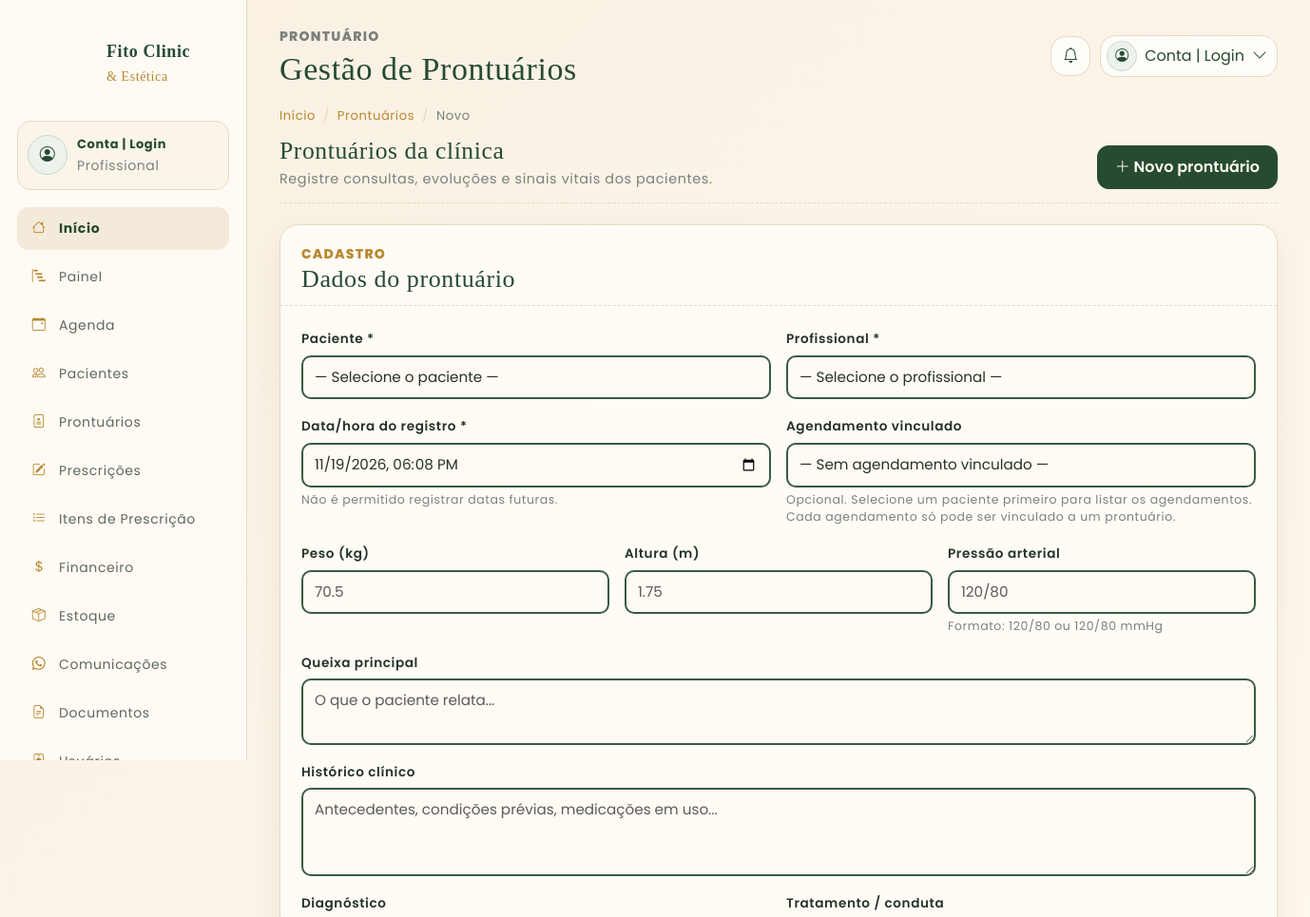
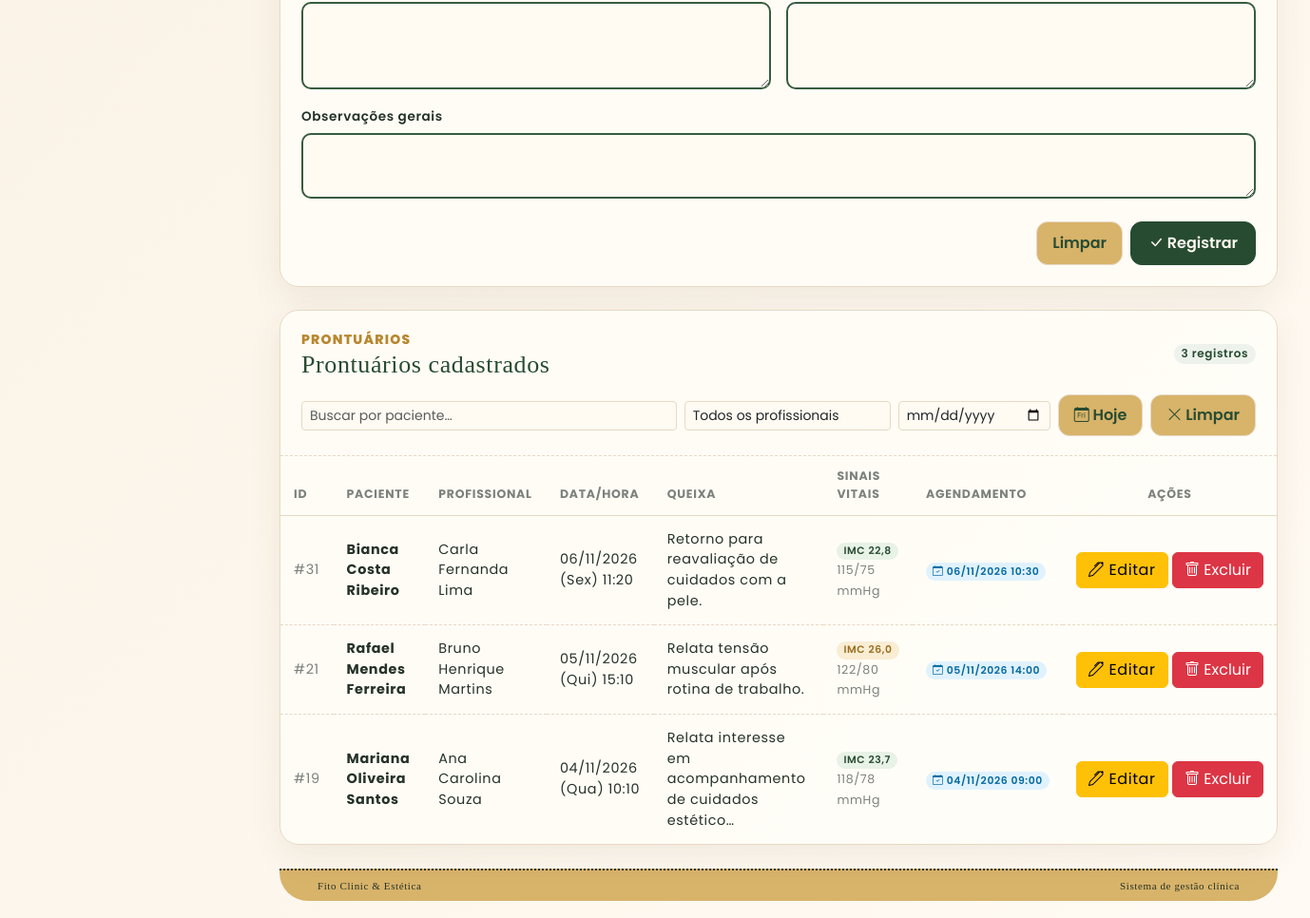
Screenshot of /pages/prontuariosPage.php (signed in) with the database file from the repository (2 pictures, top to bottom).
### tables this page shows
CREATE TABLE prontuarios (
    id BIGINT UNSIGNED AUTO_INCREMENT PRIMARY KEY,

    paciente_id BIGINT UNSIGNED NOT NULL,
    profissional_id BIGINT UNSIGNED NOT NULL,
    agendamento_id BIGINT UNSIGNED NULL,

    data_registro DATETIME NOT NULL DEFAULT CURRENT_TIMESTAMP,

    queixa TEXT NULL,
    historico_clinico TEXT NULL,
    diagnostico TEXT NULL,
    tratamento TEXT NULL,
    observacoes TEXT NULL,

    peso DECIMAL(6,2) NULL,
    altura DECIMAL(5,2) NULL,
    pressao_arterial VARCHAR(20) NULL,

    criado_em TIMESTAMP DEFAULT CURRENT_TIMESTAMP,
    atualizado_em TIMESTAMP DEFAULT CURRENT_TIMESTAMP
        ON UPDATE CURRENT_TIMESTAMP,

    CONSTRAINT fk_prontuarios_paciente
        FOREIGN KEY (paciente_id)
        REFERENCES pacientes(id)
        ON DELETE RESTRICT,

    CONSTRAINT fk_prontuarios_profissional
        FOREIGN KEY (profissional_id)
        REFERENCES usuarios(id)
        ON DELETE RESTRICT,

    CONSTRAINT fk_prontuarios_agendamento
        FOREIGN KEY (agendamento_id)
        REFERENCES agendamentos(id)
        ON DELETE SET NULL,

    INDEX idx_prontuarios_paciente (paciente_id),
    INDEX idx_prontuarios_data (data_registro)
);

CREATE TABLE pacientes (
    id BIGINT UNSIGNED AUTO_INCREMENT PRIMARY KEY,

    nome VARCHAR(150) NOT NULL,
    nome_social VARCHAR(150) NULL,

    cpf VARCHAR(14) NULL UNIQUE,
    rg VARCHAR(30) NULL,

    data_nascimento DATE NULL,
    genero ENUM(
        'masculino',
        'feminino',
        'outro',
        'nao_informado'
    ) DEFAULT 'nao_informado',

    telefone VARCHAR(30) NULL,
    whatsapp VARCHAR(30) NULL,
    email VARCHAR(150) NULL,

    endereco VARCHAR(255) NULL,
    cidade VARCHAR(100) NULL,
    estado CHAR(2) NULL,
    cep VARCHAR(10) NULL,

    contato_emergencia VARCHAR(150) NULL,
    telefone_emergencia VARCHAR(30) NULL,

    alergias TEXT NULL,
    observacoes TEXT NULL,

    criado_em TIMESTAMP DEFAULT CURRENT_TIMESTAMP,
    atualizado_em TIMESTAMP DEFAULT CURRENT_TIMESTAMP
        ON UPDATE CURRENT_TIMESTAMP
);

CREATE TABLE usuarios (
    id BIGINT UNSIGNED AUTO_INCREMENT PRIMARY KEY,

    nome VARCHAR(150) NOT NULL,
    email VARCHAR(150) NOT NULL UNIQUE,
    senha_hash VARCHAR(255) NOT NULL,

    papel ENUM(
        'admin',
        'profissional',
        'recepcionista'
    ) NOT NULL DEFAULT 'profissional',

    numero_registro VARCHAR(50) NULL,
    tipo_registro VARCHAR(50) NULL,

    telefone VARCHAR(30) NULL,

    ativo BOOLEAN NOT NULL DEFAULT TRUE,

    criado_em TIMESTAMP DEFAULT CURRENT_TIMESTAMP,
    atualizado_em TIMESTAMP DEFAULT CURRENT_TIMESTAMP
        ON UPDATE CURRENT_TIMESTAMP
);

### views/prontuariosGUI.php (the view, shortened to what the rows shown need)
<?php
function renderProntuarioTableRows(
    array $prontuarios,
    ?int $idEdicao = null,
    string $busca = '',
    int $profissionalFiltro = 0,
    string $dataFiltro = ''
): void {
    $escapar = static fn($v) => htmlspecialchars((string) $v, ENT_QUOTES, 'UTF-8');
        ?>
        <?php
    foreach ($prontuarios as $p):
        $isEdit = $idEdicao !== null && $idEdicao === $p->id;
        $rowClass = $isEdit ? 'table-warning' : '';
        $linkEditar = '?editar=' . (int) $p->id;
        $queixaResumida = $p->queixa !== null
            ? (mb_strlen($p->queixa) > 55
                ? mb_substr($p->queixa, 0, 55) . '…'
                : $p->queixa)
            : '—';
        $imc = $p->imc();
        ?>
        <tr class="<?= $rowClass ?>">
            <td class="text-fito-muted">#<?= (int) $p->id ?></td>
            <td><strong><?= $escapar($p->pacienteNome ?? '—') ?></strong></td>
            <td><?= $escapar($p->profissionalNome ?? '—') ?></td>
            <td>
                <?= $escapar($p->dataRegistroBRComDia()) ?>
            </td>
            <td title="<?= $escapar($p->queixa ?? '') ?>">
                <?= $escapar($queixaResumida) ?>
            </td>
            <td>
                <?php if ($imc !== null): ?>
                    <span class="badge rounded-pill <?= $escapar($p->imcBadgeClass()) ?>"
                        title="IMC: <?= $escapar($imc) ?> — <?= $escapar($p->imcLabel()) ?>">
                        IMC <?= $escapar(number_format($imc, 1, ',', '.')) ?>
                    </span>
                <?php endif; ?>
                <?php if (!empty($p->pressaoArterial)): ?>
                    <br><small class="text-fito-muted"><?= $escapar($p->pressaoFormatada()) ?></small>
                <?php elseif ($imc === null): ?>
                    <span class="text-fito-muted">—</span>
                <?php endif; ?>
            </td>
            <td>
                <?php if ($p->agendamentoId !== null): ?>
                    <span class="badge rounded-pill badge-agendamento-vinculado"
                        title="Agendamento #<?= (int) $p->agendamentoId ?>">
                        <i class="bi bi-calendar-check"></i>
                        <?= $escapar($p->agendamentoResumo ?? ('#' . $p->agendamentoId)) ?>
                    </span>
                <?php else: ?>
                    <span class="text-fito-muted">—</span>
                <?php endif; ?>
            </td>
            <td class="text-end text-nowrap">
                <a href="<?= $escapar($linkEditar) ?>" class="btn btn-warning margem-vertical" title="Editar prontuário">
                    <i class="bi bi-pen"></i> Editar
                </a>
                <button type="button" class="btn btn-danger margem-vertical" data-bs-toggle="modal"
                    data-bs-target="#modalExcluirProntuario" data-prontuario-id="<?= (int) $p->id ?>"
                    data-prontuario-resumo="<?= $escapar($p->resumo()) ?>">
                    <i class="bi bi-trash"></i> Excluir
                </button>
            </td>
        </tr>
        <?php
    endforeach;
}
function renderProntuarioGUI(
    array $prontuarios,
    array $mensagens = [],
    ?Prontuario $prontuarioEdicao = null,
    string $busca = '',
    int $profissionalFiltro = 0,
    string $dataFiltro = '',
    array $pacientes = [],
    array $profissionais = [],
    array $agendamentosPaciente = []
): void {
    $isEdicao = $prontuarioEdicao !== null && $prontuarioEdicao->id !== null;
    $filtroAtivo = ($busca !== '' || $profissionalFiltro > 0 || $dataFiltro !== '');
    ?>
    <!DOCTYPE html>
    <html lang="pt-BR">
    <head>
        <link rel="stylesheet" href="../media/bootstrap/css/bootstrap.css" />
        <link rel="stylesheet" href="../media/icons/bootstrap-icons.css" />
        <link rel="stylesheet" href="../css/styles.css" />
        <link rel="stylesheet" href="../css/php.css" />
    </head>
    <body>
        <div class="app-shell">
            <main class="main">
                <header class="topbar">
                    <div>
                        <h1><?= $isEdicao ? 'Editar prontuário' : 'Gestão de Prontuários' ?></h1>
                    </div>
                </header>
                <div class="page-header">
                    <div>
                        <h1><?= $isEdicao ? 'Editando prontuário #' . (int) $prontuarioEdicao->id : 'Prontuários da clínica' ?>
                        </h1>
                    </div>
                </div>
                <div class="collapse show" id="formNovoProntuario">
                    <div class="card card-fito mb-4 <?= $isEdicao ? 'border-warning' : '' ?>">
                        <div class="card-header d-flex justify-content-between align-items-center">
                            <div>
                                <h2 class="m-0">
                                    <?= $isEdicao ? 'Alterar dados do prontuário' : 'Dados do prontuário' ?>
                                </h2>
                            </div>
                        </div>
                    </div>
                </div>
                <div class="card card-fito">
                    <div class="card-header">
                        <div class="d-flex justify-content-between align-items-center mb-3">
                            <div>
                                <h2 class="m-0" id="listTitle">
                                    <?= $filtroAtivo ? 'Prontuários encontrados' : 'Prontuários cadastrados' ?>
                                </h2>
                            </div>
                        </div>
                    </div>
                    <div class="card-body p-0">
                        <div class="table-responsive" id="prontuariosTableWrapper">
                            <table class="table table-fito align-middle">
                                <thead>
                                    <tr>
                                        <th scope="col">ID</th>
                                        <th scope="col">Paciente</th>
                                        <th scope="col">Profissional</th>
                                        <th scope="col">Data/Hora</th>
                                        <th scope="col">Queixa</th>
                                        <th scope="col">Sinais vitais</th>
                                        <th scope="col">Agendamento</th>
                                        <th scope="col" class="text-center">Ações</th>
                                    </tr>
                                </thead>
                                <tbody id="prontuariosTbody">
                                    <?php renderProntuarioTableRows($prontuarios, $isEdicao ? $prontuarioEdicao->id : null, $busca, $profissionalFiltro, $dataFiltro); ?>
                                </tbody>
                            </table>
                        </div>
                    </div>
                </div>
            </main>
        </div>
    </body>
    </html>
    <?php
}

### rows the page displays
prontuarios: id "31", paciente.nome "Bianca Costa Ribeiro", profissional.nome "Carla Fernanda Lima", data_registro "06/11/2026 (Sex) 11:20", queixa "Retorno para reavaliação de cuidados com a pele.", $escapar(number_format($imc, 1, ',', '.')) "22,8", pressao_arterial "115/75 mmHg", agendamentoId "06/11/2026 10:30"
prontuarios: id "21", paciente.nome "Rafael Mendes Ferreira", profissional.nome "Bruno Henrique Martins", data_registro "05/11/2026 (Qui) 15:10", queixa "Relata tensão muscular após rotina de trabalho.", $escapar(number_format($imc, 1, ',', '.')) "26,0", pressao_arterial "122/80 mmHg", agendamentoId "05/11/2026 14:00"
prontuarios: id "19", paciente.nome "Mariana Oliveira Santos", profissional.nome "Ana Carolina Souza", data_registro "04/11/2026 (Qua) 10:10", queixa "Relata interesse em acompanhamento de cuidados estético…", $escapar(number_format($imc, 1, ',', '.')) "23,7", pressao_arterial "118/78 mmHg", agendamentoId "04/11/2026 09:00"

### other values shown
count($prontuarios) "3"
